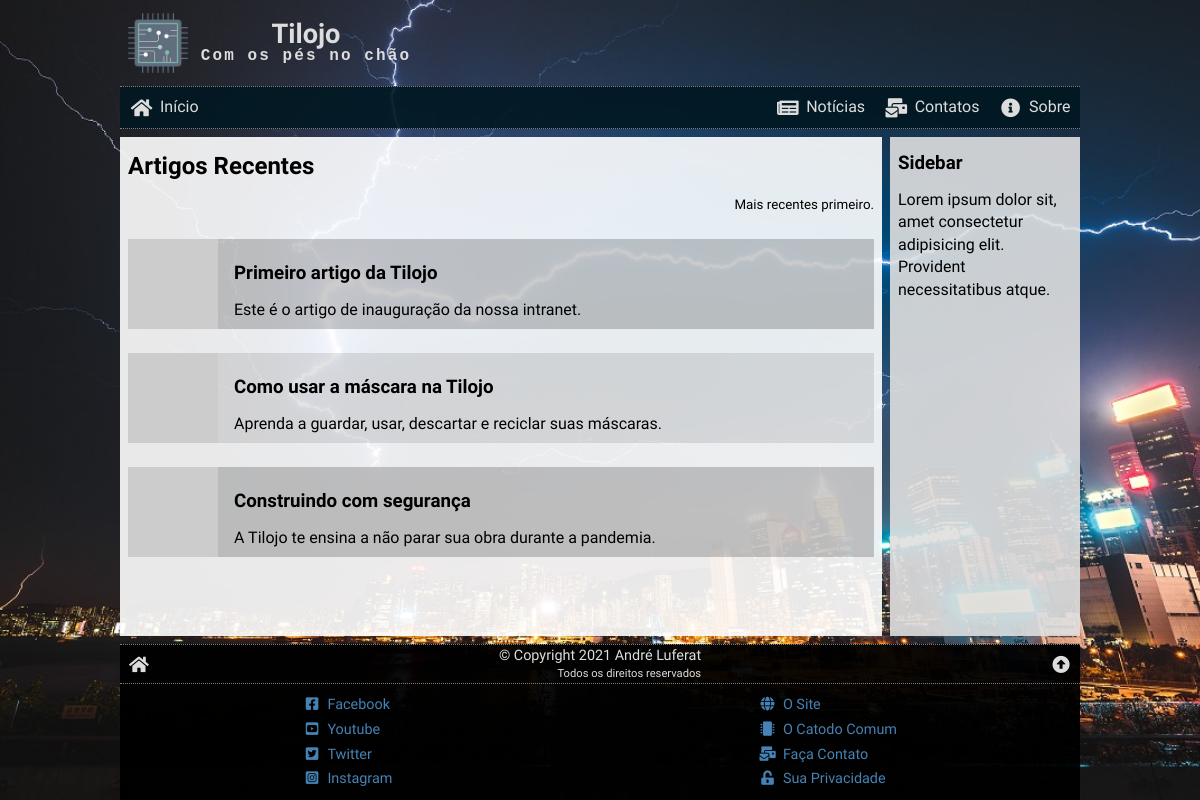
Before: / with the older database file.
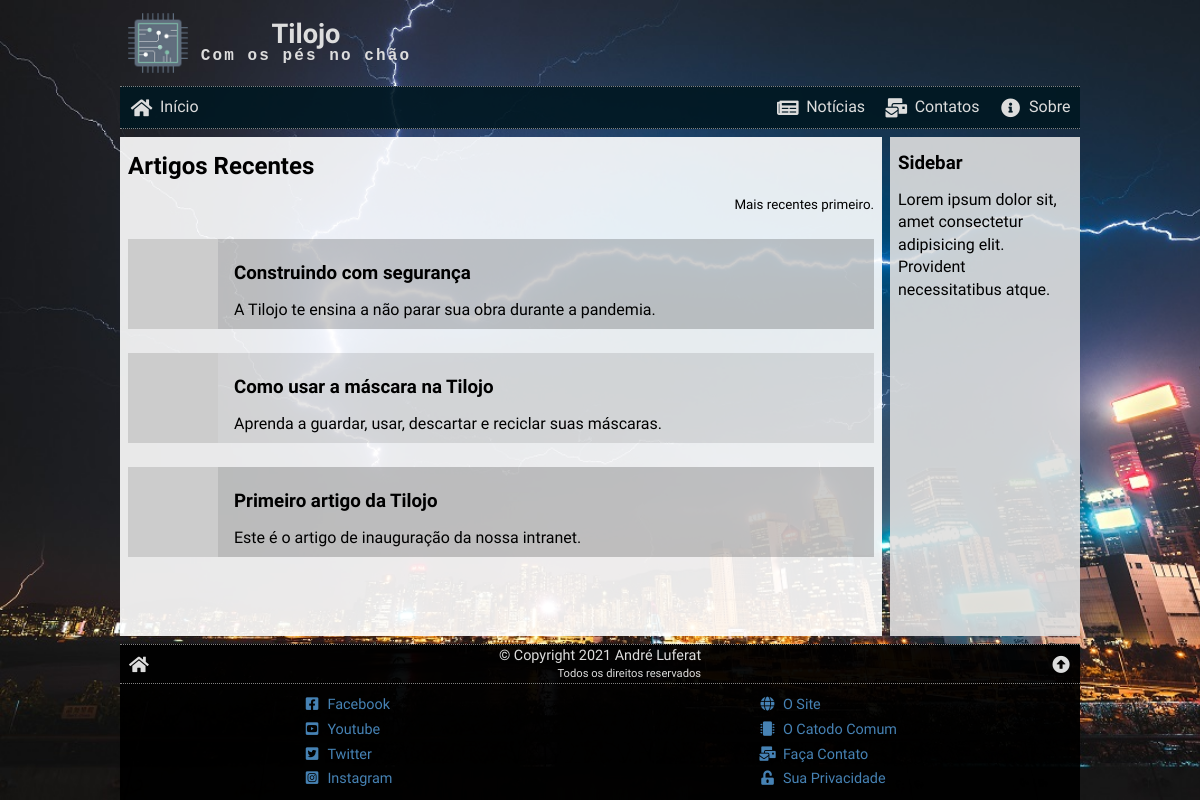
After: the same page with the newer database file.
### tables this page shows
CREATE TABLE articles (
    art_id  INT PRIMARY KEY NOT NULL AUTO_INCREMENT,
    art_date TIMESTAMP DEFAULT CURRENT_TIMESTAMP,
    art_image VARCHAR(255) NOT NULL,
    art_title VARCHAR(127) NOT NULL,
    art_intro VARCHAR(255) NOT NULL,
    art_text LONGTEXT NOT NULL,
    art_author INT NOT NULL,
    art_status ENUM('inativo', 'ativo') DEFAULT 'ativo',
    FOREIGN KEY (art_author) REFERENCES authors(aut_id)
);

### _config.php (called while the page is built, shortened)
<?php
$T = array(
    'siteName' => 'Tilojo',
    'siteSlogan' => 'Com os pés no chão',
    'siteLogo' => '/img/logo02.png',
    'favIcon' => '/img/logo02.png',
    'pageTitle' => '',
    'pageCSS' => '',
    'pageJS' => '',
);

### index.php (the view)
<?php
require '_config.php';
$T['pageTitle'] = '';
$T['pageCSS'] = '/css/index.css';
$T['pageJS'] = '/js/index.js';
$sql = <<<SQL
SELECT `art_id`, `art_image`, `art_title`, `art_intro`
    FROM articles
    WHERE `art_status` = 'ativo'
        AND art_date <= NOW()
    ORDER BY `art_date` DESC
SQL;
$res = $conn->query($sql);
$total = $res->num_rows;
$articles = '';
if ($total > 0) {
    while($art = $res->fetch_assoc()) {
        $articles .= <<<HTML
<div class="article" title="{$art['art_title']}" data-id="{$art['art_id']}">
    <img src="{$art['art_image']}" alt="Imagem de {$art['art_title']}">
    <div>
        <h3>{$art['art_title']}</h3>
        {$art['art_intro']}
    </div>
</div>
HTML;
    }
} else {
    $articles = <<<HTML
<h3>Ooooops!</h3>
<p>Não encontramos artigos para exibir!</p>
HTML;
}
require '_header.php';
?>
            <article>
                <h2>Artigos Recentes</h2>
                <small>Mais recentes primeiro.</small>
                <?php echo $articles ?>
            </article>
            <aside>
                <h3>Sidebar</h3>
                <p>Lorem ipsum dolor sit, amet consectetur adipisicing elit. Provident necessitatibus atque.</p>
            </aside>
<?php
require '_footer.php';

### _header.php (shortened to what this page needs)
<?php
if ($T['pageCSS'] == '') {
    $CSS = '';
} else {
    $CSS = "<link rel=\"stylesheet\" href=\"{$T['pageCSS']}\">\n";
}
?><!DOCTYPE html>
<html lang="pt-br">
<head>
    <link rel="stylesheet" href="./css/global.css">
    <?php echo $CSS ?>
    <link rel="stylesheet" href="https://cdnjs.cloudflare.com/ajax/libs/font-awesome/5.15.2/css/all.min.css">
</head>
<body>
    <div class="wrap">
        <header>
            <a href="/" title="<?php echo $T['siteName'] ?> - Página inicial">
                <img src="<?php echo $T['siteLogo'] ?>"  alt="<?php echo $T['siteName'] ?> - Intranet">
            </a>
            <h1><?php echo $T['siteName'] ?><small><?php echo $T['siteSlogan'] ?></small></h1>
        </header>
        <nav>
            <a href="/index.php" title="Página inicial"><i class="fas fa-fw fa-home"></i><span>Início</span></a>
            <a href="/news.php" title="Notícias atualizadas"><i class="fas fa-fw fa-newspaper"></i><span>Notícias</span></a>
            <a href="/" title="Faça contato conosco"><i class="fas fa-fw fa-mail-bulk"></i><span>Contatos</span></a>
            <a href="/" title="Sobre o SiteName"><i class="fas fa-fw fa-info-circle"></i><span>Sobre</span></a>
        </nav>
        <main>

### _footer.php (shortened to what this page needs)
</main>
<footer>
    <div class="info">
        <a href="/" title="Ir para a página inicial."><i class="fas fa-fw fa-home"></i></a>
        <div>
            &copy; Copyright 2021 André Luferat
            <small>Todos os direitos reservados</small>
        </div>
        <a href="#top" title="ir para o topo desta página."><i class="fas fa-fw fa-arrow-alt-circle-up"></i></a>
    </div>
    <div class="menu">
        <div class="social">
            <a href="/" target="_blank" title="SiteName no Facebook."><i
                    class="fab fa-fw fa-facebook-square"></i><span>Facebook</span></a>
            <a href="/" target="_blank" title="SiteName no Youtube."><i
                    class="fab fa-fw fa-youtube-square"></i><span>Youtube</span></a>
            <a href="/" target="_blank" title="SiteName no Twitter."><i
                    class="fab fa-fw fa-twitter-square"></i><span>Twitter</span></a>
            <a href="/" target="_blank" title="SiteName no Instagram."><i
                    class="fab fa-fw fa-instagram-square"></i><span>Instagram</span></a>
        </div>
        <div class="tools">
            <a href="/" title="Sobre este site."><i class="fas fa-fw fa-globe"></i><span>O Site</span></a>
            <a href="/" title="Sobre o SiteName."><i class="fas fa-fw fa-microchip"></i><span>O Catodo
                    Comum</span></a>
            <a href="/" title="Faça contato com o SiteName."><i
                    class="fas fa-fw fa-mail-bulk"></i><span>Faça Contato</span></a>
            <a href="/" title="Sobre sua privacidade."><i class="fas fa-fw fa-unlock-alt"></i><span>Sua
                    Privacidade</span></a>
        </div>
    </div>
</footer>
</div>
</body>
</html>

### css/global.css (style rules this page uses)
* { box-sizing: border-box; outline: none; }
html, body { font-family: 'Grandstander', cursive; font-size: 16px; position: relative; width: 100%; height: 100%; padding: 0; margin: 0; line-height: 1.4; }
header, nav, main, article, aside, footer { display: block; }
h1, h2, h3, h4, h5, p { margin: .8rem 0; }
a { color: steelblue; text-decoration: none; transition: .2s; }
body { background-image: url(/img/bg01.jpg); background-attachment: fixed; background-size: cover; background-position-x: left; background-color: #000; }
.wrap { position: relative; width: 100%; height: 100%; min-width: 280px; max-width: 960px; margin: auto; display: flex; flex-direction: column; }
header { display: flex; align-items: center; color: #ddd; padding: .8rem .5rem; }
header img { display: block; width: 60px; height: 60px; margin-right: .8rem; }
header h1 { margin: 0; text-align: center; font-size: 1.7rem; line-height: 1; }
header small { display: block; font-size: 1rem; letter-spacing: .13rem; font-family: monospace; }
nav { background: rgba(0, 24, 34, 0.9); display: flex; justify-content: flex-end; align-items: center; border-top: 1px dotted grey; border-bottom: 1px dotted grey; }
nav a { color: #ddd; padding: .6rem .6rem .3rem .6rem; display: flex; flex-direction: column; align-items: center; justify-content: center; }
nav a:first-child { margin-right: auto; }
nav i { font-size: 1.5rem; }
@media (min-width: 450px) { nav a { flex-direction: row; padding: .6rem; } }
@media (min-width: 450px) { nav i { font-size: 1.2rem; margin-right: .4rem; } }
footer { background: rgba(0, 0, 0, .95); color: #ddd; margin-top: .5rem; border-top: 1px dotted grey; }
footer .info { display: flex; justify-content: space-between; align-items: center; }
footer .info a { padding: .5rem .5rem .35rem .5rem; color: #ddd; font-size: 1.1rem; }
footer .info div { font-size: .9rem; text-align: center; }
footer .info div small { display: block; font-size: .7rem; }
footer .menu { display: flex; align-items: flex-start; justify-content: space-around; font-size: .9rem; padding: .5rem 0; border-top: 1px dotted grey; }
footer .menu div { display: flex; flex-direction: column; }
footer .menu a { padding: .15rem 0; }
footer .menu i { margin-right: .4rem; }
main { display: flex; flex-direction: column; flex: 2; }
article { background: rgba(255, 255, 255, .9); overflow: auto; margin-top: .5rem; padding: 0 .5rem; flex: 4; }
aside { background: rgba(223, 223, 223, .9); overflow: auto; margin-top: .5rem; padding: 0 .5rem; }
@media (min-width: 575px) { main { flex-direction: row; } }
@media (min-width: 575px) { article { margin-right: .25rem; } }
@media (min-width: 575px) { aside { min-width: 190px; max-width: 190px; margin-left: .25rem; } }

### css/index.css (style rules this page uses)
.article { display: flex; margin-top: 1.5rem; cursor: pointer; align-items: center; }
.article img { display: block; width: 90px; height: 90px; margin-right: 1rem; }
.article:nth-child(even) { background: rgba(0, 0, 0, 0.1); }
.article:nth-child(odd) { background: rgba(0, 0, 0, 0.2); }
.article:last-child { margin-bottom: 1rem; }
small { display: block; text-align: right; }

Changed rows visible on the page:
changed articles "Construindo com segurança": moves up the list
changed articles "Como usar a máscara na Tilojo": moves down the list
